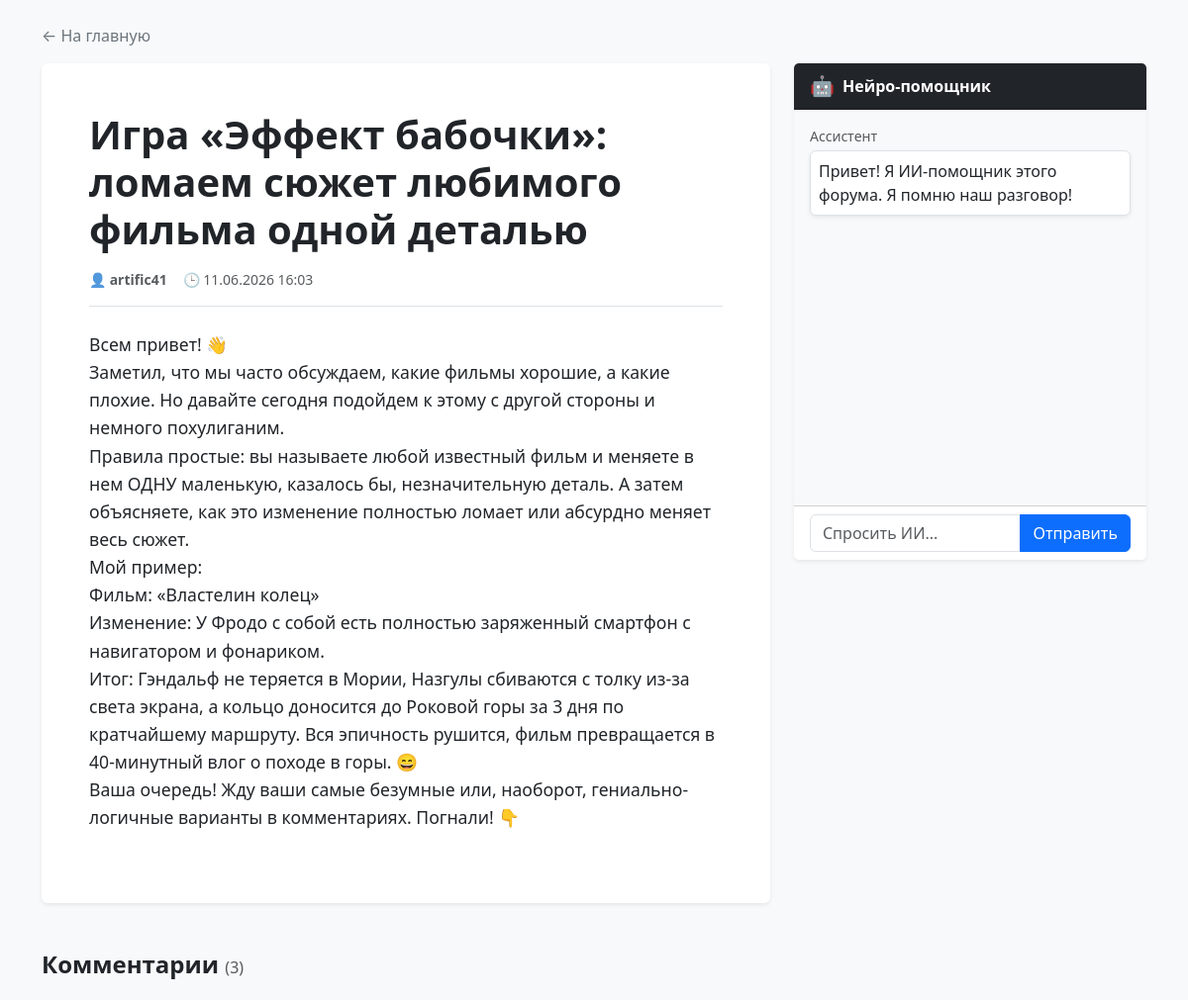
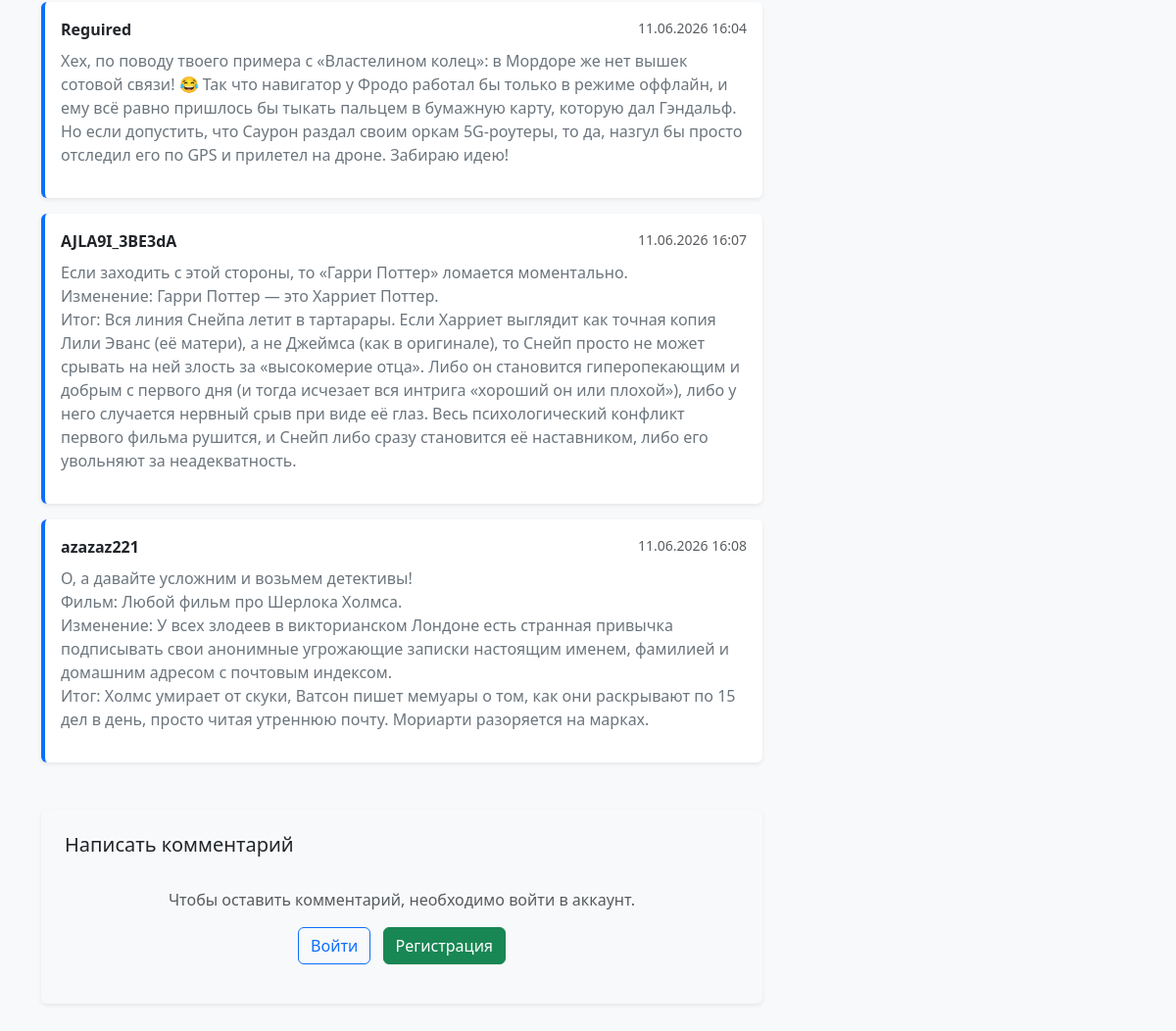
Page /post/6/ on the committed database (2 pictures, top to bottom).
### forum/models.py (models this page shows, shortened)
class Post(models.Model):
    title = models.CharField(max_length=200)
    content = models.TextField()
    created_at = models.DateTimeField(auto_now_add=True)
    category = models.ForeignKey(
        Category,
        on_delete=models.CASCADE
    )
    author = models.ForeignKey(
    User,
    on_delete=models.CASCADE
)

class Comment(models.Model):
    content = models.TextField()
    author = models.ForeignKey(User, on_delete=models.CASCADE)
    created_at = models.DateTimeField(auto_now_add=True)
    post = models.ForeignKey(
        Post,
        on_delete=models.CASCADE
    )

### forum/views.py (the view)
# urls.py: path('post/<int:post_id>/', views.post_detail, name='post_detail'),
def post_detail(request, post_id):
    post = get_object_or_404(Post, id=post_id)
    if request.method == 'POST':
        form = CommentForm(request.POST)
        if form.is_valid():
            if not request.user.is_authenticated:
                return redirect('login')
            comment = form.save(commit=False)
            comment.post = post
            comment.author = request.user
            comment.save()
            return redirect(
                'post_detail',
                post_id=post.id
            )
    else:
        form = CommentForm()
    comments = post.comment_set.all()
    return render(
        request,
        'forum/post_detail.html',
        {
            'post': post,
            'comments': comments,
            'form': form
        }
    )

### forum/forms.py
class CommentForm(forms.ModelForm):
    class Meta:
        model = Comment
        fields = ['content']

### forum/templates/forum/post_detail.html (shortened to what this page needs)
<!DOCTYPE html>
<html lang="ru">
<head>
    <link href="https://cdn.jsdelivr.net/npm/bootstrap@5.3.7/dist/css/bootstrap.min.css" rel="stylesheet">
</head>
<body>
<div class="container mt-4 pb-5">
    <a href="/" class="text-decoration-none text-secondary mb-3 d-inline-block">
        &larr; На главную
    </a>
    <div class="row">
        <div class="col-lg-8">
            <div class="card shadow-sm border-0 mb-5">
                <div class="card-body p-4 p-sm-5">
                    <h1 class="card-title fw-bold mb-3">
                        {{ post.title }}
                    </h1>
                    <div class="d-flex align-items-center text-muted small mb-4 pb-3 border-bottom">
                        <span class="me-3">👤 <strong>{{ post.author.username }}</strong></span>
                        <span>🕒 {{ post.created_at|date:"d.m.Y H:i" }}</span>
                    </div>
                    <div class="post-content mb-4">
                        {{ post.content|linebreaks }}
                    </div>
                </div>
            </div>
            <h4 class="mb-4 fw-bold">Комментарии <span class="text-muted fs-6 fw-normal">({{ comments|length }})</span></h4>
            <div class="mb-5">
                {% for comment in comments %}
                    <div class="card border-0 shadow-sm mb-3 border-start border-primary border-4">
                        <div class="card-body py-3">
                            <div class="d-flex justify-content-between align-items-start mb-2">
                                <span class="fw-bold">
                                    {{ comment.author.username }}
                                </span>
                                <small class="text-muted">{{ comment.created_at|date:"d.m.Y H:i" }}</small>
                            </div>
                            <div class="mb-0 text-secondary">
                                {{ comment.content|linebreaks }}
                            </div>
                        </div>
                    </div>
                {% empty %}
                    <div class="alert alert-light text-center text-muted border border-dashed py-4 shadow-sm">
                        💬 Комментариев пока нет. Напишите первым!
                    </div>
                {% endfor %}
            </div>
            <div class="card shadow-sm border-0 bg-light mb-4">
                <div class="card-body p-4">
                    <h5 class="mb-3">Написать комментарий</h5>
                    {% if user.is_authenticated %}
                        <form method="post">
                            {% csrf_token %}
                            {{ form.as_p }}
                            <div class="text-end">
                                <button type="submit" class="btn btn-primary px-4 fw-bold shadow-sm">
                                    Отправить
                                </button>
                            </div>
                        </form>
                    {% else %}
                        <div class="text-center py-3">
                            <p class="text-muted mb-3">Чтобы оставить комментарий, необходимо войти в аккаунт.</p>
                            <a href="/login/" class="btn btn-outline-primary me-2">Войти</a>
                            <a href="/register/" class="btn btn-success">Регистрация</a>
                        </div>
                    {% endif %}
                </div>
            </div>
        </div>
        <div class="col-lg-4 mt-4 mt-lg-0">
            <div class="card shadow-sm border-0 sticky-top" style="top: 20px;">
                <div class="card-header bg-dark text-white d-flex align-items-center">
                    <span class="fs-5 me-2">🤖</span>
                    <strong>Нейро-помощник</strong>
                </div>
                <div class="card-body bg-light" style="height: 400px; overflow-y: auto;" id="chatBox">
                    <div class="mb-3" id="welcomeMsg">
                        <div class="text-muted small mb-1">Ассистент</div>
                        <div class="p-2 bg-white border rounded shadow-sm d-inline-block">
                            Привет! Я ИИ-помощник этого форума. Я помню наш разговор!
                        </div>
                    </div>
                </div>
                <div class="card-footer bg-white">
                    <div class="input-group">
                        <input type="text" id="aiInput" class="form-control" placeholder="Спросить ИИ...">
                        <button class="btn btn-primary" id="sendBtn" type="button">Отправить</button>
                    </div>
                </div>
            </div>
        </div>
    </div>
</div>
</body>
</html>

### forum/templates/forum/post_detail.html (style rules this page uses)
body { background-color: #f8f9fa; }
.post-content { font-size: 1.1rem; line-height: 1.6; color: #212529; }

### rows in the picture
Post: title "Игра «Эффект бабочки»: ломаем сюжет любимого фильма одной деталью", author.username "artific41", created_at "11.06.2026 16:03", content "Всем привет! 👋 Заметил, что мы часто обсуждаем, какие фильмы хорошие, а какие плохие. Но давайте сегодня подойдем к этому с другой стороны и немного похулиганим. Правила простые: вы называете любой известный фильм и меняете в нем ОДНУ маленькую, казалось бы, незначительную деталь. А затем объясняете, как это изменение полностью ломает или абсурдно меняет весь сюжет. Мой пример: Фильм: «Властелин колец» Изменение: У Фродо с собой есть полностью заряженный смартфон с навигатором и фонариком. Итог: Гэндальф не теряется в Мории, Назгулы сбиваются с толку из-за света экрана, а кольцо доносится до Роковой горы за 3 дня по кратчайшему маршруту. Вся эпичность рушится, фильм превращается в…"
Comment: author.username "Reguired", created_at "11.06.2026 16:04", content "Хех, по поводу твоего примера с «Властелином колец»: в Мордоре же нет вышек сотовой связи! 😂 Так что навигатор у Фродо работал бы только в режиме оффлайн, и ему всё равно пришлось бы тыкать пальцем в бумажную карту, которую дал Гэндальф. Но если допустить, что Саурон раздал своим оркам 5G-роутеры, то да, назгул бы просто отследил его по GPS и прилетел на дроне. Забираю идею!"
Comment: author.username "AJLA9I_3BE3dA", created_at "11.06.2026 16:07", content "Если заходить с этой стороны, то «Гарри Поттер» ломается моментально. Изменение: Гарри Поттер — это Харриет Поттер. Итог: Вся линия Снейпа летит в тартарары. Если Харриет выглядит как точная копия Лили Эванс (её матери), а не Джеймса (как в оригинале), то Снейп просто не может срывать на ней злость за «высокомерие отца». Либо он становится гиперопекающим и добрым с первого дня (и тогда исчезает вся интрига «хороший он или плохой»), либо у него случается нервный срыв при виде её глаз. Весь психологический конфликт первого фильма рушится, и Снейп либо сразу становится её наставником, либо его увольняют за неадекватность."
Comment: author.username "azazaz221", created_at "11.06.2026 16:08", content "О, а давайте усложним и возьмем детективы! Фильм: Любой фильм про Шерлока Холмса. Изменение: У всех злодеев в викторианском Лондоне есть странная привычка подписывать свои анонимные угрожающие записки настоящим именем, фамилией и домашним адресом с почтовым индексом. Итог: Холмс умирает от скуки, Ватсон пишет мемуары о том, как они раскрывают по 15 дел в день, просто читая утреннюю почту. Мориарти разоряется на марках."

### other values in the picture
{{ comments|length }} "3"
